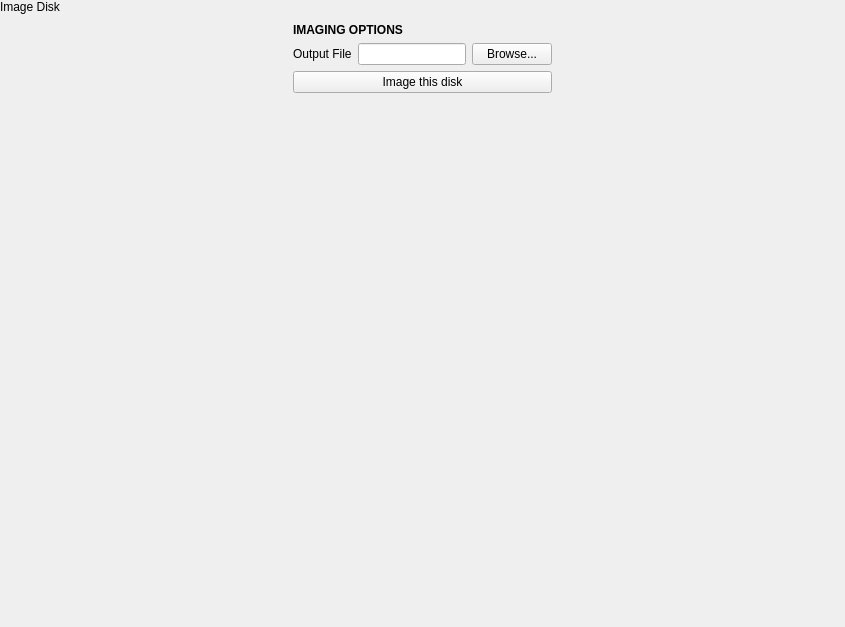
<?xml version="1.0" encoding="UTF-8"?>
<ui version="4.0">
 <class>ImagePopover</class>
 <widget class="QWidget" name="ImagePopover">
  <property name="geometry">
   <rect>
    <x>0</x>
    <y>0</y>
    <width>845</width>
    <height>627</height>
   </rect>
  </property>
  <property name="windowTitle">
   <string notr="true">Form</string>
  </property>
  <layout class="QVBoxLayout" name="verticalLayout">
   <property name="spacing">
    <number>0</number>
   </property>
   <property name="leftMargin">
    <number>0</number>
   </property>
   <property name="topMargin">
    <number>0</number>
   </property>
   <property name="rightMargin">
    <number>0</number>
   </property>
   <property name="bottomMargin">
    <number>0</number>
   </property>
   <item>
    <widget class="tTitleLabel" name="titleLabel">
     <property name="text">
      <string>Image Disk</string>
     </property>
    </widget>
   </item>
   <item alignment="Qt::AlignHCenter">
    <widget class="QWidget" name="optionsWidget" native="true">
     <layout class="QGridLayout" name="gridLayout">
      <item row="1" column="0">
       <widget class="QLabel" name="label_2">
        <property name="text">
         <string>Output File</string>
        </property>
       </widget>
      </item>
      <item row="1" column="1">
       <widget class="QLineEdit" name="outputFileBox"/>
      </item>
      <item row="1" column="2">
       <widget class="QPushButton" name="browseButton">
        <property name="text">
         <string>Browse...</string>
        </property>
       </widget>
      </item>
      <item row="0" column="0" colspan="3">
       <widget class="QLabel" name="label">
        <property name="font">
         <font>
          <bold>true</bold>
         </font>
        </property>
        <property name="text">
         <string>IMAGING OPTIONS</string>
        </property>
       </widget>
      </item>
      <item row="2" column="0" colspan="3">
       <widget class="QPushButton" name="imageButton">
        <property name="text">
         <string>Image this disk</string>
        </property>
        <property name="icon">
         <iconset theme="media-image-create">
          <normaloff>.</normaloff>.</iconset>
        </property>
       </widget>
      </item>
     </layout>
    </widget>
   </item>
   <item>
    <spacer name="verticalSpacer">
     <property name="orientation">
      <enum>Qt::Vertical</enum>
     </property>
     <property name="sizeHint" stdset="0">
      <size>
       <width>20</width>
       <height>40</height>
      </size>
     </property>
    </spacer>
   </item>
  </layout>
 </widget>
 <customwidgets>
  <customwidget>
   <class>tTitleLabel</class>
   <extends>QLabel</extends>
   <header location="global">ttitlelabel.h</header>
   <slots>
    <signal>backButtonClicked()</signal>
   </slots>
  </customwidget>
 </customwidgets>
 <resources/>
 <connections/>
</ui>
